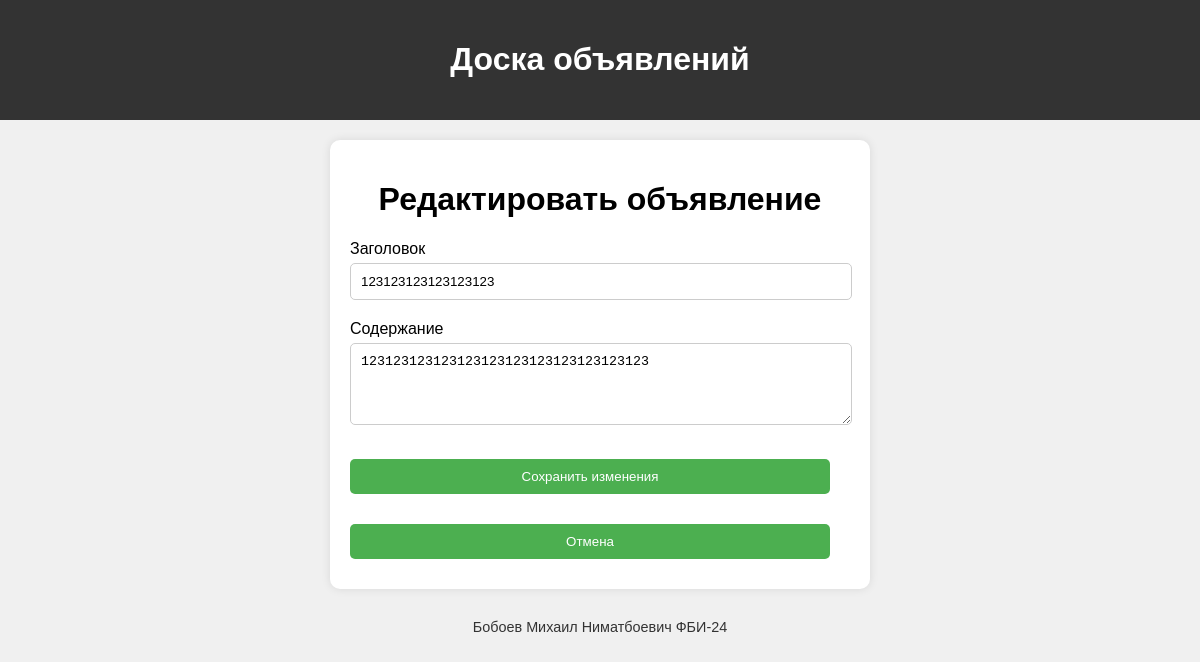
The app's page /edit_post/4, older data.
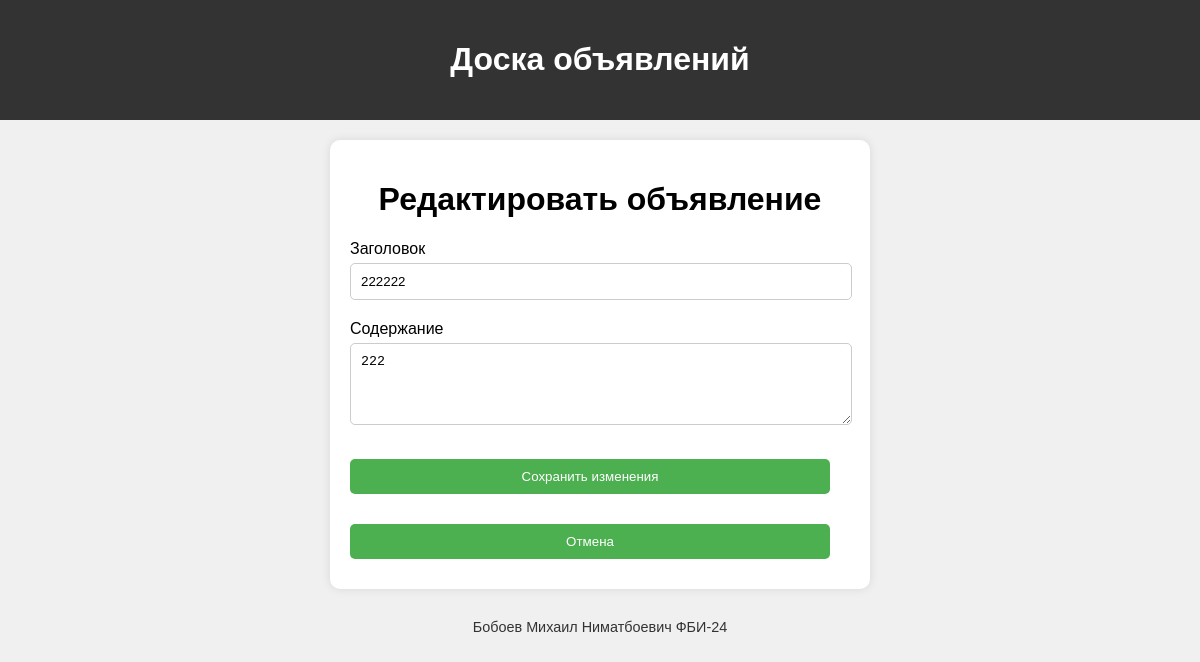
The same page, newer data.
### tables this page shows
CREATE TABLE posts (
    id INTEGER PRIMARY KEY AUTOINCREMENT,
    title TEXT NOT NULL CHECK(length(title) > 0),
    content TEXT NOT NULL CHECK(length(content) > 0),
    user_id INTEGER NOT NULL,
    FOREIGN KEY(user_id) REFERENCES users(id) ON DELETE CASCADE
);

### app.py (the view, shortened to what this page needs)
@app.route('/edit_post/<int:post_id>', methods=['GET', 'POST'])
def edit_post(post_id):
    conn = get_db_connection()
    post = conn.execute('SELECT * FROM posts WHERE id = ?', (post_id,)).fetchone()
    conn.close()
    return render_template('edit_post.html', post=post)

### app.py (called while the page is built)
def get_db_connection():
    conn = sqlite3.connect(DATABASE)
    conn.row_factory = sqlite3.Row
    return conn

### templates/edit_post.html (shortened to what this page needs)
{% extends "base.html" %}
{% block content %}
<div class="register-form">
    <h1>Редактировать объявление</h1>
    <form action="{{ url_for('edit_post', post_id=post['id']) }}" method="POST">
        <label for="title">Заголовок</label>
        <input type="text" id="title" name="title" value="{{ post['title'] }}" required>
        <label for="content">Содержание</label>
        <textarea id="content" name="content" rows="4" required>{{ post['content'] }}</textarea>
        <button type="submit" class="btn-green">Сохранить изменения</button>
        <button type="button" onclick="location.href='{{ url_for('profile') }}'">Отмена</button>
    </form>
</div>
{% endblock %}

Row changes from the older to the newer data that the page shows:
changed posts: title "123123123123123123" → "222222"; content "123123123123123123123123123123123123" → "222"
